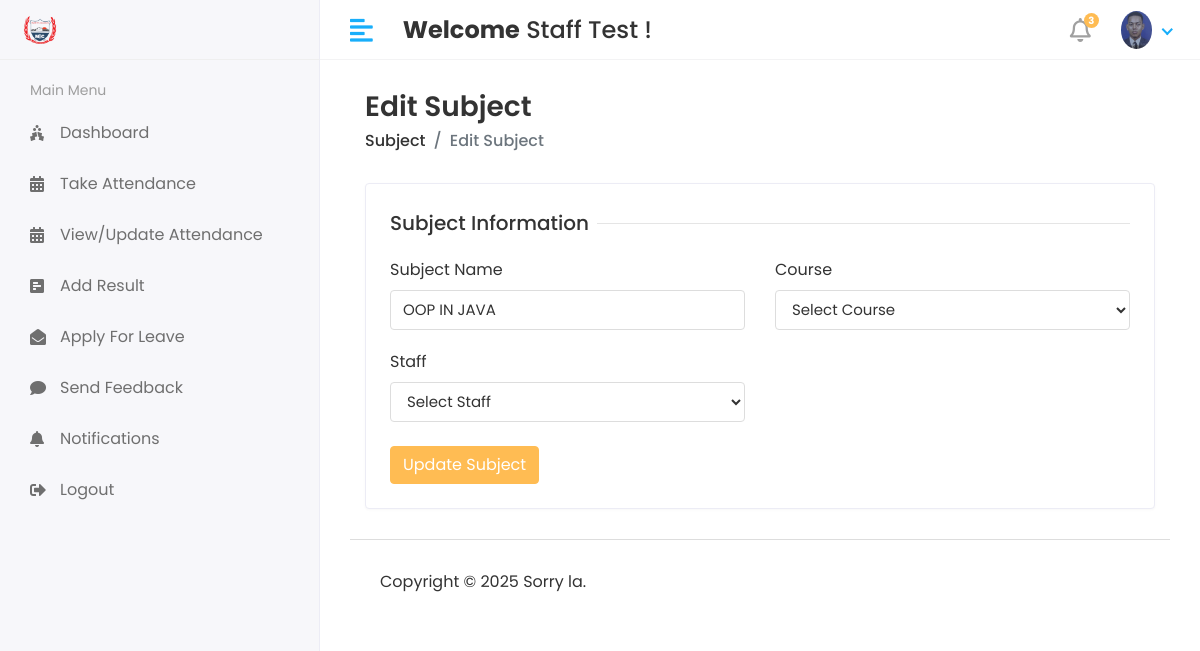
Screenshot of /hod/Subject/Edit/2 (signed in) with the database file from the repository.
### smsapp/models.py (models this page shows, shortened)
class CustomUser(AbstractUser):
    USER = (
        (1,'HOD'),
        (2, 'STAFF'),
        (3, 'STUDENT'),
    )
    user_type = models.CharField(choices=USER, max_length=50, default=1)
    profile_pic = models.ImageField(upload_to='media/profile_pic')

class Subject(models.Model):
    name = models.CharField(max_length=100)
    course = models.ForeignKey(Course,on_delete=models.CASCADE)
    staff = models.ForeignKey(Staff,on_delete=models.CASCADE)
    created_at = models.DateTimeField(auto_now_add=True)
    updated_at = models.DateTimeField(auto_now=True)

### studentmanagementsystem/hod_views.py (the view)
# urls.py: path('hod/Subject/Edit/<str:id>', hod_views.EDIT_SUBJECT, name='edit_subject'),
@login_required(login_url='/')
def EDIT_SUBJECT(request,id):
    subject = Subject.objects.get(id = id)
    course = Course.objects.all()
    staff = Staff.objects.all()
    context = {
        'subject':subject,
        'course':course,
        'staff':staff,
    }
    return render(request,'hod/edit_subject.html',context)

### templates/hod/edit_subject.html (shortened to what this page needs)
{% extends 'base.html' %}
{% block content %}
<div class="content container-fluid">
<div class="page-header">
<div class="row align-items-center">
<div class="col">
<h3 class="page-title">Edit Subject</h3>
<ul class="breadcrumb">
<li class="breadcrumb-item"><a href="subjects.html">Subject</a></li>
<li class="breadcrumb-item active">Edit Subject</li>
</ul>
</div>
</div>
</div>
<div class="row">
<div class="col-sm-12">
<div class="card">
<div class="card-body">
<form action="{% url 'update_subject'%}" method="post">
<div class="row">
<div class="col-12">
<h5 class="form-title"><span>Subject Information</span></h5>
</div>
<div class="col-12 col-sm-6">
<div class="form-group">
<label>Subject Name</label>
<input type="text" class="form-control" name="subject_name" value="{{subject.name}}" required>
</div>
</div>
<div class="col-12 col-sm-6">
<label>Course</label>
        <select class="form-control" name="course_id" required>
            <option>Select Course</option>
        </select>
</div>
<div class="col-12 col-sm-6">
<label>Staff</label>
        <select class="form-control" name="staff_id" required>
            <option>Select Staff</option>
        </select>
</div>
<div class="col-12 mt-4">
<button type="submit" class="btn btn-primary">Update Subject</button>
</div>
</div>
</form>
</div>
</div>
</div>
</div>
</div>
{% endblock %}

### templates/includes/header.html (shortened to what this page needs)
{% load static %}
<div class="header">
   <div class="header-left">
    <a href="#" class="logo">
        <img src="{% static 'assets/img2/big.png' %}" alt="Logo">
    </a>
</div>
            <a href="javascript:void(0);" id="toggle_btn">
            <i class="fas fa-align-left"></i>
            </a>
            <div class="top-nav-search mt-3">
               <h4><strong>Welcome</strong>&nbsp<span>{{ user.first_name }} {{ user.last_name }}</span>&nbsp!</h4>
            </div>
            <ul class="nav user-menu">
               <li class="nav-item dropdown noti-dropdown">
                  <a href="#" class="dropdown-toggle nav-link" data-toggle="dropdown">
                  <i class="far fa-bell"></i> <span class="badge badge-pill">3</span>
                  </a>
               </li>
               <li class="nav-item dropdown has-arrow">
                  <a href="#" class="dropdown-toggle nav-link" data-toggle="dropdown">
                     {% if user.profile_pic == "" %}
                  <span class="user-img"><img class="rounded-circle" src="static 'assets/img/noimages" width="31" alt="Ryan Taylor"></span>
                     {% else %}
                  <span class="user-img"><img class="rounded-circle" src="/{{user.profile_pic}}" width="31" alt="Ryan Taylor"></span>
                  {% endif %}
                  </a>
               </li>
            </ul>
         </div>

### static/assets/css/style.css (style rules this page uses)
html { height: 100%; }
body { background-color: #fff; color: #333; font-family: 'Poppins', sans-serif; font-size: 1rem; height: 100%; line-height: 1.5; overflow-x: hidden; }
h1, h2, h3, h4, h5, h6 { font-family: 'Poppins', sans-serif; margin-top: 0; }
.form-control { border: 1px solid #ddd; box-shadow: none; color: #333; font-size: 15px; height: 40px; }
a { color: #009ce7; }
input, button, a { transition: all 0.4s ease; -moz-transition: all 0.4s ease; -o-transition: all 0.4s ease; -ms-transition: all 0.4s ease; -webkit-transition: all 0.4s ease; }
input, input:focus, button, button:focus { outline: none; }
input[type=text], input[type=password] { -webkit-appearance: none; -moz-appearance: none; appearance: none; }
.form-group { margin-bottom: 1.25rem; }
ul, ol { padding: 0px; list-style: none; }
.btn-primary { background-color: #FFBC53; border: 1px solid #FFBC53; }
.card { border: 1px solid #ececf5; box-shadow: 0 1px 3px 0 rgba(0, 0, 0, 0.03); margin-bottom: 1.875rem; }
.card-body { padding: 1.5rem; }
.header { background-color: #fff; border-bottom: 1px solid #f3f3f4; left: 0; position: fixed; right: 0; top: 0; z-index: 1001; height: 60px; }
.header .header-left { float: left; height: 60px; padding: 0 20px; position: relative; width: 320px; z-index: 1; transition: all 0.2s ease-in-out; background-color: #f7f7fa; border-bottom: 1px solid #efefef; border-right: 1px solid #ececf5; display: flex; align-items: center; }
.header .header-left .logo { display: inline-block; line-height: 60px; }
.header .header-left .logo img { max-height: 40px; width: auto; }
.header .dropdown-toggle:after { display: none; }
.header .has-arrow .dropdown-toggle:after { border-top: 0; border-left: 0; border-bottom: 2px solid #18aefa; border-right: 2px solid #18aefa; content: ''; height: 8px; display: inline-block; pointer-events: none; -webkit-transform-origin: 66% 66%; -ms-transform-origin: 66% 66%; transform-origin: 66% 66%; -webkit-transform: rotate(45deg); -ms-transform: rotate(45deg); transform: rotate(45deg); -webkit-transition: all 0.15s ease-in-out; transition: all 0.15s ease-in-out; width: 8px; vertical-align: 0px; }
.user-menu { float: right; margin: 0; position: relative; z-index: 99; padding-right: 15px; }
.user-menu.nav > li > a { color: #a0a0a0; font-size: 14px; line-height: 58px; padding: 0 15px; height: 60px; }
.user-img { margin-right: 3px; position: relative; }
.top-nav-search { float: left; margin-left: 15px; }
.page-header { margin-bottom: 1.875rem; }
.page-header .breadcrumb { background-color: transparent; color: #6c757d; font-size: 1rem; font-weight: 500; margin-bottom: 0; padding: 0; }
.page-header .breadcrumb a { color: #333; }
.page-title { font-size: 28px; font-weight: 600; color: #333; margin-bottom: 5px; }
.user-menu.nav > li > a .badge { background-color: #FFBC53; display: block; font-size: 10px; font-weight: bold; height: 15px; width: 15px; position: absolute; right: 7px; top: 13px; color: #fff; padding: 3px; }
.user-menu.nav > li > a > i { font-size: 1.5rem; line-height: 60px; }
.form-title { width: 100%; max-width: 100%; padding: 0; font-size: 1.25rem; font-weight: 500; line-height: inherit; color: #333; white-space: normal; position: relative; display: block; margin-bottom: 20px; }
.form-title:before { content: ""; position: absolute; left: 0px; right: 0px; height: 1px; top: 50%; background-color: rgba(0, 0, 0, 0.1); }
.form-title span { padding: 0px 0.5rem 0 0; background-color: #fff; display: inline-block; z-index: 2; position: relative; }
@media (min-width: 992px) { #toggle_btn { align-items: center; color: #18aefa; display: inline-flex; float: left; font-size: 26px; height: 60px; justify-content: center; margin-left: 15px; padding: 0 15px; } }

### rows the page displays
CustomUser: first_name "Staff", last_name "Test", profile_pic (picture)
Subject: subject_name "OOP IN JAVA"
